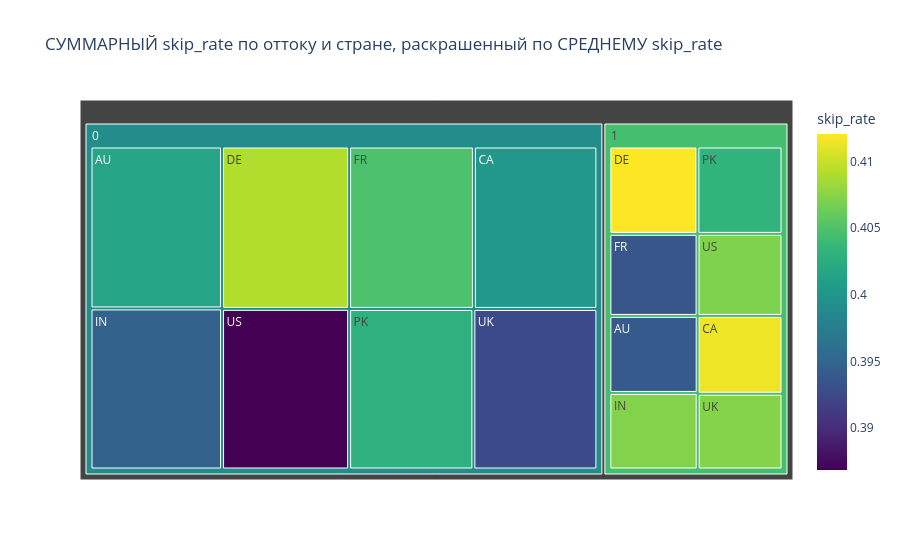

Write notebook code for a chart like this one.
### Code cell
fig = px.treemap(
    data,
    path=['is_churned', 'country'], 
    values='skip_rate', 
    
    color='skip_rate', 
    
    title='СУММАРНЫЙ skip_rate по оттоку и стране, раскрашенный по СРЕДНЕМУ skip_rate',
    
    color_continuous_scale=px.colors.sequential.Viridis, 
    
    hover_data=['is_churned'] 
)

fig.show()

### Figure 1 — Plotly figure (JSON) as saved in the notebook; plotly's stock layout.template omitted (floating-point values rounded to 4 significant figures)
{"data": [{"branchvalues": "total", "customdata": [[0, 0.4016], [1, 0.394], [0, 0.4002], [1, 0.4114], [0, 0.4091], [1, 0.4121], [0, 0.4048], [1, 0.3936], [0, 0.3948], [1, 0.4072], [0, 0.4028], [1, 0.4032], [0, 0.3926], [1, 0.4074], [0, 0.3868], [1, 0.4071], [0, 0.3991], [1, 0.4045]], "domain": {"x": [0, 1], "y": [0, 1]}, "hovertemplate": "labels=%{label}<br>skip_rate_sum=%{value}<br>parent=%{parent}<br>id=%{id}<br>is_churned=%{customdata[0]}<br>skip_rate=%{color}<extra></extra>", "ids": ["0/AU", "1/AU", "0/CA", "1/CA", "0/DE", "1/DE", "0/FR", "1/FR", "0/IN", "1/IN", "0/PK", "1/PK", "0/UK", "1/UK", "0/US", "1/US", "0", "1"], "labels": ["AU", "AU", "CA", "CA", "DE", "DE", "FR", "FR", "IN", "IN", "PK", "PK", "UK", "UK", "US", "US", "0", "1"], "marker": {"coloraxis": "coloraxis", "colors": [0.4016, 0.394, 0.4002, 0.4114, 0.4091, 0.4121, 0.4048, 0.3936, 0.3948, 0.4072, 0.4028, 0.4032, 0.3926, 0.4074, 0.3868, 0.4071, 0.3991, 0.4045]}, "name": "", "parents": ["0", "1", "0", "1", "0", "1", "0", "1", "0", "1", "0", "1", "0", "1", "0", "1", "", ""], "type": "treemap", "values": [230.2, 76.81, 216.8, 74.54, 223.0, 86.84, 219.1, 81.69, 229.1, 76.32, 215.7, 83.94, 215.2, 72.55, 220.6, 78.68, 1770.0, 631.4]}], "layout": {"coloraxis": {"colorbar": {"title": {"text": "skip_rate"}}, "colorscale": [[0, "#440154"], [0.1111, "#482878"], [0.2222, "#3e4989"], [0.3333, "#31688e"], [0.4444, "#26828e"], [0.5556, "#1f9e89"], [0.6667, "#35b779"], [0.7778, "#6ece58"], [0.8889, "#b5de2b"], [1, "#fde725"]]}, "legend": {"tracegroupgap": 0}, "title": {"text": "СУММАРНЫЙ skip_rate по оттоку и стране, раскрашенный по СРЕДНЕМУ skip_rate"}}}
